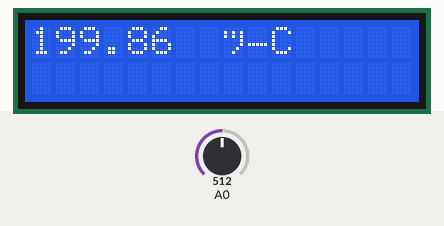
Recording of a sketch running on a simulated Arduino Uno, built with avr-gcc and run on an emulated ATmega328P. On the bench: 16×2 character LCD. The test bench sets the inputs (shaded band); at power-on: A0 = 512.

Above: at 1.2 s.
1.3 s: A0 set to 316
At 2.8 s:
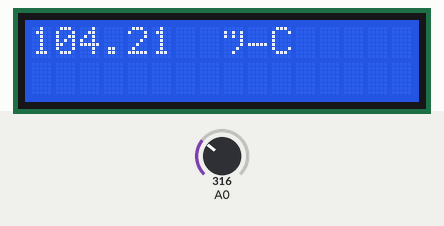
3.1 s: A0 set to 297
At 4.0 s:
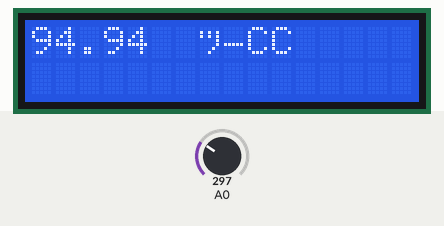
4.6 s: A0 set to 135
At 5.1 s:
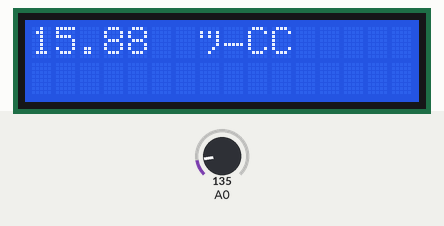
6.1 s: A0 set to 114
At 7.4 s:
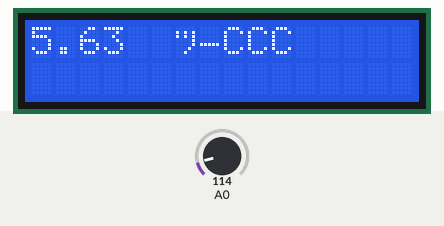
Timing chart, 0 to 8.7 s (numbered marks = the images above; inputs shaded):
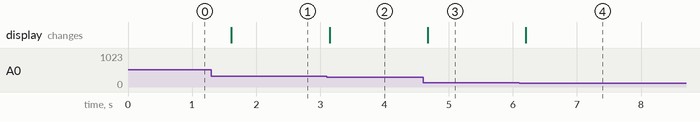

The sketch:

copy_of_temperatura_con_tmp_e_display1.ino
```cpp
//variabili globali

#include <Adafruit_LiquidCrystal.h>// includo libreria
Adafruit_LiquidCrystal lcd_1(0);// assegno nome al mio display
int val_Adc = 0;// dichiaro le variabili0
float temp = 0;
void setup()
{
  //init seriale
  lcd_1.begin(16,2);
  // inizializzazione display

}
void loop()
{
  val_Adc = analogRead(0);              //leggo dalla porta A0
                                      //converto il segnale acquisito in un valore
                                       //espresso in gradi centigradi
  temp = ((val_Adc * 0.00488) - 0.5) / 0.01; //Calcolo ed attribuisco il dato
                                            //temperatura
  lcd_1.setCursor(0,0);//posiziono il cursore
  lcd_1.print(temp);//stampo a video la variabile mappata
  lcd_1.print ("  °C"); //aggiungo un testo fisso
  delay(500);

}
```

Measured:
- the behaviour switches between 308 and 307 on A0 (found by bisection; images 1 and 2)
- the behaviour switches between 123 and 122 on A0 (found by bisection; images 3 and 4)
- after the input at 1.3 s, the display: changes after 0.31 s (image 1)
- after the input at 3.1 s, the display: changes at once (image 2)
- after the input at 4.6 s, the display: changes after 0.07 s (image 3)
- after the input at 6.1 s, the display: changes after 0.10 s (image 4)
